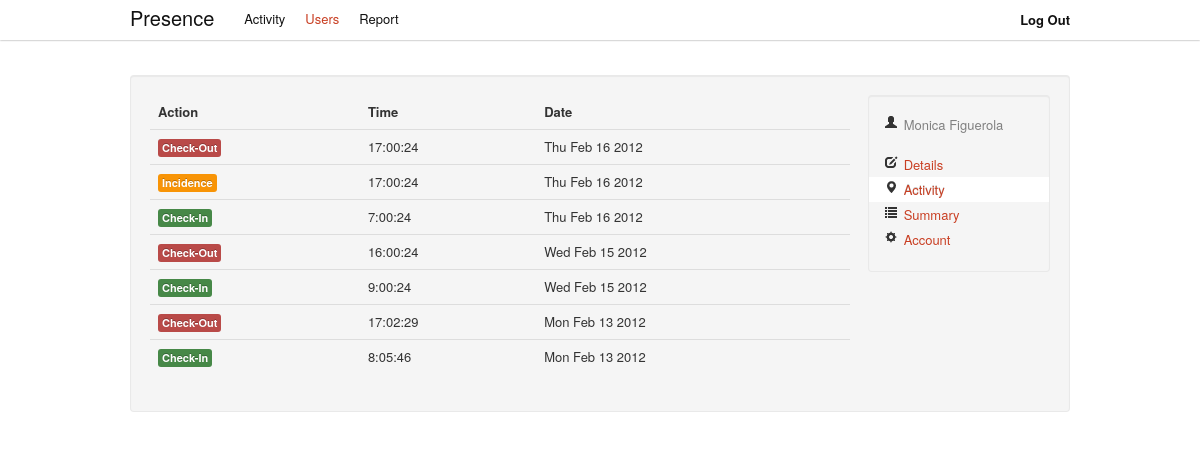
/admin/users/2/activity (signed in), run on the app's committed database.
### tables this page shows
CREATE TABLE IF NOT EXISTS `presence_users` (
  `id` int(11) NOT NULL AUTO_INCREMENT,
  `email` varchar(150) NOT NULL,
  `password` varchar(50) NOT NULL,
  `role` varchar(20) NOT NULL,
  `firstname` varchar(200) NOT NULL,
  `lastname` varchar(300) NOT NULL,
  `position` varchar(200) NOT NULL,
  `UUID` varchar(36) NOT NULL,
  `mac` char(17) NOT NULL,
  PRIMARY KEY (`id`)
);

CREATE TABLE IF NOT EXISTS `presence_activity` (
  `id` int(11) NOT NULL AUTO_INCREMENT,
  `userid` varchar(250) NOT NULL,
  `action` varchar(50) NOT NULL,
  `timestamp` int(15) NOT NULL,
  `computed` tinyint(1) NOT NULL DEFAULT '0',
  PRIMARY KEY (`id`)
);

### public/index.php (called while the page is built, shortened)
<?php
require_once (ROOT . '/config/config.php');
$url = isset($_GET['url']) ? $_GET['url'] : null;
$role = isset($_SESSION['role']) ? $_SESSION['role'] : null;
if ($url == null && $role == null) {
    $controller = "AuthController";
    $action = "asklogin";
    $url_params = array();
} else if ($url == null && isset($role)) {
    $controller = ucfirst($role) . 'Controller';
    $action = 'activity';
    $url_params = array();
} else {
    $url_params = explode('/', $url);
    $controller = ucfirst(array_shift($url_params));
    $action = $url_params[0] == null ? 'activity' : array_shift($url_params);
}
isset($url_params[1])
    ? $extra_action = $url_params[1]
    : $extra_action = null;
$extra_params = $_POST;
new $controller($action, array_merge($url_params, $extra_params), $extra_action);

### config/config.php (called while the page is built, shortened)
<?php
$CONFIG = new stdClass();
$CONFIG->wwwroot = 'https://localhost/presence-manager';
$CONFIG->dbhost = 'localhost';
$CONFIG->dbname = 'presence';
$CONFIG->dbuser = 'root';
$CONFIG->dbpassword = '';

### lang/en.php (called while the page is built, shortened)
<?php
$STRINGS = null;
$STRINGS['brand'] = 'Presence';
$STRINGS['login'] = 'Login';
$STRINGS['help'] = 'Help';
$STRINGS['activity'] = 'Activity';
$STRINGS['users'] = 'Users';
$STRINGS['report'] = 'Report';
$STRINGS['user'] = 'User';
$STRINGS['logout'] = 'Log Out';
$STRINGS['home'] = 'Home';
$STRINGS['404'] = '404';
$STRINGS['details'] = 'Details';
$STRINGS['summary'] = 'Summary';
$STRINGS['account'] = 'Account';
$STRINGS['starttime'] = 'Start Time';
$STRINGS['startdate'] = 'Start Date';
$STRINGS['endtime'] = 'End Time';
$STRINGS['enddate'] = 'End Date';
$STRINGS['action'] = 'Action';
$STRINGS['time'] = 'Time';
$STRINGS['date'] = 'Date';
$STRINGS['firstname'] = 'First Name';
$STRINGS['lastname'] = 'Last Name';
$STRINGS['email'] = 'Email';
$STRINGS['issued'] = 'Issued';
$STRINGS['period'] = 'Period';
$STRINGS['intervals'] = 'Intervals';
$STRINGS['interval'] = 'Interval';
$STRINGS['incidences'] = 'Incidences';
$STRINGS['total'] = 'Total';
$STRINGS['password'] = 'Password';
$STRINGS['position'] = 'Position';
$STRINGS['role'] = 'Role';
$STRINGS['update'] = 'Update';
$STRINGS['week'] = 'Week';
$STRINGS['month'] = 'Month';
$STRINGS['year'] = 'Year';
$STRINGS['type'] = 'Type';
$STRINGS['message'] = 'Message';
$STRINGS['previous'] = 'Previous';
$STRINGS['next'] = 'Next';
$STRINGS['user:update:success'] = 'User details updated successfully!';
$STRINGS['user:update:failed'] = 'User details update falied!';
$STRINGS['user:delete:success'] = 'User deleted successfully!';
$STRINGS['user:delete:failed'] = 'User deleition falied!';
$STRINGS['user:create:success'] = 'The new user has been created!';
$STRINGS['user:create:failed'] = 'Error creating new user!';
$STRINGS['user:create:duplicate'] = 'This user already exists!';
$STRINGS['admin:no:activities'] = 'No more activity!';
$STRINGS['add:user'] = 'Add User';
$STRINGS['create:user'] = 'Create User';
$STRINGS['build:report'] = 'Build Report';
$STRINGS['event:success'] = 'Success!';
$STRINGS['event:error'] = 'Error!';
$STRINGS['event:checkin'] = 'Check-In';
$STRINGS['event:checkout'] = 'Check-Out';
$STRINGS['event:incidence'] = 'Incidence';
$STRINGS['event:noactivity'] = 'No Activity!';
$STRINGS['event:noactivity:message'] = 'No more user activity';
$STRINGS['event:noactivityinterval:message'] = 'There is no user activity in the selected interval';

### lib/DB.php (called while the page is built, shortened)
<?php
class DB {
    private static $_instance;
    private static function getInstance(){
        if(self::$_instance == null){
            self::$_instance = new $class();
        }
        return self::$_instance;
    }
    public static function setUp($params){
        $db = self::getInstance();
        $db->_connection = new PDO("mysql:host=" . $params->dbhost . ";
                                    dbname=" . $params->dbname,
                                               $params->dbuser,
                                               $params->dbpassword);
    }
    public static function getDB(){
        $db = self::getInstance();
        return $db->_connection;
    }
	static function getRecord($sql, array $params){
        $st = self::getDB()->prepare($sql);
		$st->execute($params);
		return $st->fetch(PDO::FETCH_OBJ);
	}
	static function getAllRecords($sql, array $params = null){
		$st = self::getDB()->prepare($sql);
        $st->execute($params);
        return $st->fetchAll(PDO::FETCH_OBJ);
	}
}

### app/models/ActivityModel.php (called while the page is built, shortened)
<?php
class ActivityModel extends Model {
    public static function find_last($id){
        $sql = "SELECT *
                FROM ".self::table()."
                WHERE `userid` = ?
                ORDER BY timestamp DESC
                LIMIT 10";
        return DB::getAllRecords($sql, array($id));
    }
}

### app/controllers/AdminController.php (called while the page is built, shortened)
<?php
class AdminController extends Controller {
    public function __construct($action, $params, $extra_action = null) {
        global $CONFIG;
        isset($extra_action) ? $action = $action . '_' . $extra_action : null;
        if ($this->check_role('admin') && method_exists($this, $action)) {
            $this->$action($params);
        } else {
            RoutingHelper::redirect($CONFIG->wwwroot . '/error/notfound');
        }
    }
    public function users_activity($params) {
        $this->_view =
                new AdminUserActivityView(UserModel::find($params[0]),
                        ActivityModel::find_last($params[0]));
    }
}

### app/model.class.php (called while the page is built, shortened)
<?php
abstract class Model{
    public static function find($id){
        $sql = "SELECT *
                FROM ".self::table()."
                WHERE `id` = ?";
        return DB::getRecord($sql, array($id));
    }
    protected static function table(){
        $prefix = 'presence_';
        $caller = get_called_class();
        $class = lcfirst(substr($caller, 0, -5));
        return $prefix.self::pluralise($class);
    }
    private static function pluralise($word){
        $exceptions = array();
        $exceptions['activity'] = 'activity';
        empty($exceptions[$word])
            ? $plural = $word.'s'
            : $plural = $exceptions[$word];
        return $plural;
    }
}

### app/helpers/BootstrapHelper.php (called while the page is built, shortened)
<?php
class BootstrapHelper extends Helper{
    static function get_label_for_action($action){
       switch ($action) {
            case 'checkin': return 'label-success';
            case 'checkout': return 'label-important';
            case 'incidence': return 'label-warning';
		}
    }
}

### app/views/admin/AdminUserActivityView.php (the view, shortened to what this page needs)
<?php
class AdminUserActivityView extends View{
	private $_user;
    private $_activity;
    public function __construct($user, $activity) {
        $this->_user = $user;
        $this->_activity = $activity;
    }
	public function menu(){
        return MenuHelper::admin_base_menu('users');
	}
    public function content(){
        global $STRINGS;
		$activity_table_content = '';
        if ($this->_activity) {
            foreach ($this->_activity as $entry) {
                $activity_table_content .=
                '<tr>
					<td><span class="label ' . BootstrapHelper::get_label_for_action($entry->action) . '">' . BootstrapHelper::get_event_description($entry->action) . '</span></td>
					<td>' . date('G:i:s', $entry->timestamp) . '</td>
					<td>' . date('D M j Y', $entry->timestamp) . '</td>
				 </tr>
				';
            }
        }
        return '
			<section id="user-activity" class="well min-table">
            '.MenuHelper::admin_submenu('activity', $this->_user).'
				<table class="table inline-table">
					<thead>
						<tr>
							<th>'.$STRINGS['action'].'</th>
							<th>'.$STRINGS['time'].'</th>
							<th>'.$STRINGS['date'].'</th>
						</tr>
					</thead>
					<tbody>' . $activity_table_content . '
					</tbody>
				</table>
			</section>';
  	}
}

### app/helpers/MenuHelper.php (shortened to what this page needs)
<?php
class MenuHelper extends Helper {
    static public function admin_base_menu($active) {
        global $CONFIG, $STRINGS;
        $activity = $users = $report = null;
        return
            '<ul class="nav">
                <li ' . $activity . '><a href="' . $CONFIG->wwwroot . '/admin/activity">' . $STRINGS['activity'] . '</a></li>
                <li ' . $users . ' ><a href="' . $CONFIG->wwwroot . '/admin/users">' . $STRINGS['users'] . '</a></li>
                <li ' . $report . ' ><a href="' . $CONFIG->wwwroot . '/admin/report">' . $STRINGS['report'] . '</a></li>
            </ul>' . MenuHelper::get_logout_option();
    }
    static public function admin_submenu($active, $user){
        global $CONFIG, $STRINGS;
        $details = $activity = $summary = $account = null;
        return '
            <ul class="nav nav-list well inline-menu">
                <li class="id-tab">
                    <i class="icon-user"></i>&nbsp;'.$user->firstname.' '.$user->lastname.'
                </li>
                <li>&nbsp;</li>
                <li ' . $details . '>
                    <a href="'.$CONFIG->wwwroot.'/admin/users/'.$user->id.'/details">
                    <i class="icon-edit"></i>&nbsp;'.$STRINGS['details'].'</a></li>
                <li ' . $activity . '>
                    <a href="'.$CONFIG->wwwroot.'/admin/users/'.$user->id.'/activity">
                    <i class="icon-map-marker"></i>&nbsp;'.$STRINGS['activity'].'</a></li>
                <li ' . $summary . '>
                    <a href="'.$CONFIG->wwwroot.'/admin/users/'.$user->id.'/summary">
                    <i class="icon-list"></i>&nbsp;'.$STRINGS['summary'].'</a></li>
                <li ' . $account . '>
                    <a href="'.$CONFIG->wwwroot.'/admin/users/'.$user->id.'/account">
                    <i class="icon-cog"></i>&nbsp;'.$STRINGS['account'].'</a></li>
                </ul>';
    }
    static private function get_logout_option(){
        global $CONFIG, $STRINGS;
        return
            '<ul class="nav pull-right no-hover-a">
                <p class="navbar-text pull-right"><a href="' . $CONFIG->wwwroot . '/auth/logout"><b>' . $STRINGS['logout'] . '</b></a></p>
             </ul>';
    }
}

### public/css/presence.css (style rules this page uses)
html { overflow-y:scroll; }
html a { color: #C83E22; }
body { padding-top:75px; }
.min-table { min-height: 275px; }
.id-tab { color:grey; }
.inline-menu { float:right; width:150px; }
.inline-table { width:700px; }
.navbar a { color: #111 !important; text-shadow: none !important; }
.active a { background: #FFFFFF !important; color: #C83E22 !important; }

### data on the page
presence_users: firstname "Monica", lastname "Figuerola"
presence_activity: action "Check-Out", timestamp "17:00:24", timestamp "Thu Feb 16 2012"
presence_activity: action "Incidence", timestamp "17:00:24", timestamp "Thu Feb 16 2012"
presence_activity: action "Check-In", timestamp "7:00:24", timestamp "Thu Feb 16 2012"
presence_activity: action "Check-Out", timestamp "16:00:24", timestamp "Wed Feb 15 2012"
presence_activity: action "Check-In", timestamp "9:00:24", timestamp "Wed Feb 15 2012"
presence_activity: action "Check-Out", timestamp "17:02:29", timestamp "Mon Feb 13 2012"
presence_activity: action "Check-In", timestamp "8:05:46", timestamp "Mon Feb 13 2012"

### other printed values
$STRINGS['brand'] "Presence"
$STRINGS['activity'] "Activity"
$STRINGS['users'] "Users"
$STRINGS['report'] "Report"
$STRINGS['logout'] "Log Out"
$STRINGS['details'] "Details"
$STRINGS['summary'] "Summary"
$STRINGS['account'] "Account"
$STRINGS['action'] "Action"
$STRINGS['time'] "Time"
$STRINGS['date'] "Date"
